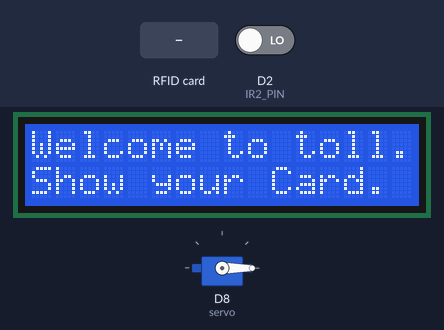
Bench run of a sketch on a simulated ESP8266 (NodeMCU). On the bench: 16×2 character LCD, servo. Wiring (inferred from the names in the program): IR receiver: data D0. The inputs (shaded band) are chosen by the test bench; at power-on: D2 (IR2_PIN) LOW. What the sketch prints to the serial monitor is not drawn.

Above: at 3.7 s.
3.8 s: RFID card FA E9 D4 83 held to the reader
At 6.0 s:
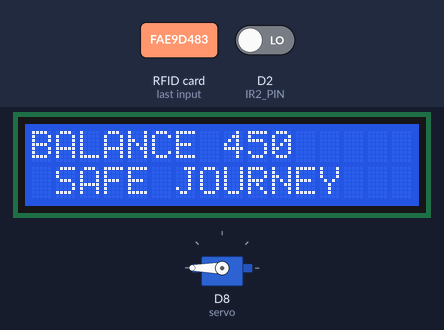
At 11.0 s:
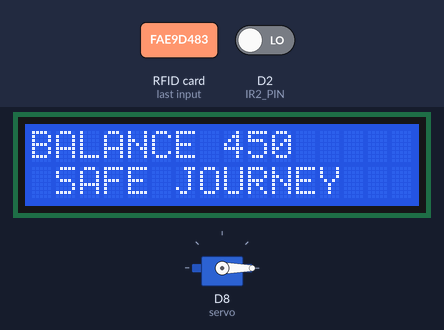
12.7 s: RFID card 5E 7A 19 C4 held to the reader
At 14.7 s:
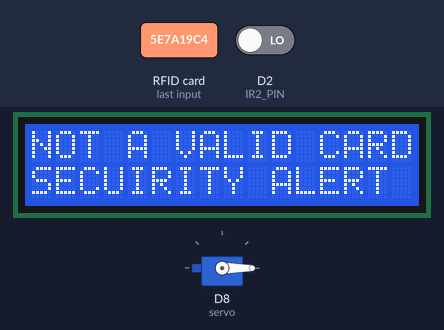
Timing chart, 0 to 16.2 s (numbered marks = the images above; inputs shaded):
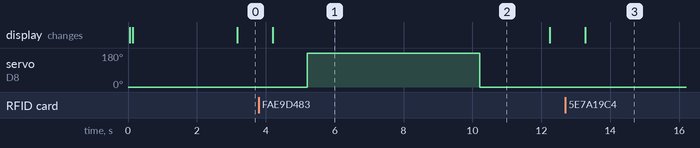

Measured:
- after the input at 3.8 s, servo on D8 (servo): 0° → 180° after 1.4 s, → 0° 5.0 s later; the display: changes after 0.41 s (image 1)
- after the input at 12.7 s, the display: changes after 0.58 s (image 3)
- what the display in image 1 shows lasts 8.0 s, from 4.2 s to 12.2 s

The sketch:

tollmcu.ino
```cpp
#define SS_PIN D4
#define RST_PIN D3
#define IR_PIN D0
#define IR2_PIN D2
#include <SPI.h>
#include <MFRC522.h>
#include <LiquidCrystal_I2C.h>
#include <Servo.h>

Servo servo;

int lcdColumns = 16;
int lcdRows = 2;
int val=0;
int val2=0;
int cardbalance = 500;
int a=0;
LiquidCrystal_I2C lcd(0x27, lcdColumns, lcdRows);
MFRC522 mfrc522(SS_PIN, RST_PIN);   // Create MFRC522 instance.
int statuss = 0;
int out = 0;
void setup()
{
  Serial.begin(9600);   // Initiate a serial communication
  SPI.begin();      // Initiate  SPI bus
  mfrc522.PCD_Init();   // Initiate MFRC522
  pinMode(IR_PIN, INPUT);
  lcd.init();
  lcd.backlight();
  lcd.setCursor(0, 0);
  lcd.print("IOT TOLL PLAZA !");
  lcd.setCursor(0,1);
  lcd.print("EVERYTHING IS OK");

  servo.attach(15); //D8

  servo.write(0);

delay(2000);
}
void loop()
{
  val = digitalRead(IR_PIN);
  val2 = digitalRead(IR2_PIN);

  Serial.println("***");
 Serial.println(val2);
 Serial.println("***");
 delay(1000);
 if(val==HIGH)
  {
    lcd.clear();
    lcd.setCursor(0, 0);
    lcd.print("Welcome to toll.");
    lcd.setCursor(0, 1);
    lcd.print("Show your Card.");
    a=1;
    delay(1000);
  }
  else
  {
//      lcd.setCursor(0, 0);
//    lcd.print("IOT TOLL PLAZA");
//    lcd.setCursor(0,1);
//    lcd.print("EVERYTHING IS OK");
//
  }

  // Look for new cards
  if ( ! mfrc522.PICC_IsNewCardPresent())
  {
    return;
  }
  // Select one of the cards
  if ( ! mfrc522.PICC_ReadCardSerial())
  {
    return;
  }
  //Show UID on serial monitor
  Serial.println();
  Serial.print(" UID tag :");
  String content= "";
  byte letter;
  for (byte i = 0; i < mfrc522.uid.size; i++)
  {
     Serial.print(mfrc522.uid.uidByte[i] < 0x10 ? " 0" : " ");
     Serial.print(mfrc522.uid.uidByte[i], HEX);
     content.concat(String(mfrc522.uid.uidByte[i] < 0x10 ? " 0" : " "));
     content.concat(String(mfrc522.uid.uidByte[i], HEX));
  }
  content.toUpperCase();
  Serial.println();

  if (content.substring(1) == "FA E9 D4 83") //change UID of the card that you want to give access
  {
    //Serial.println(" Access Granted ");
    //Serial.println(" Welcome Mr. Sumit Budhiraja");
    //delay(1000);
    //Serial.println(" Have FUN ");
    //Serial.println();
    if(cardbalance>0 && a==1){
      a=2;
     lcd.clear();
    cardbalance=cardbalance-50;
    lcd.setCursor(0, 0);
    lcd.print("BALANCE ");
    lcd.setCursor(8,0);
    lcd.print(cardbalance);
  //delay(1000);
  // clears the display to print new message
  //lcd.clear();
  // set cursor to first column, second row
  lcd.setCursor(0,1);
  lcd.print(" SAFE JOURNEY ");
  delay(1000);
  //lcd.clear();
    statuss = 1;
    servo.write(180);

    delay(5000);
     servo.write(0);
//    if(val2==1)
//    {
//      servo.write(0);
//      lcd.clear();
//      lcd.setCursor(0, 0);
//      lcd.print("Thanks for visit");
//      lcd.setCursor(0, 1);
//      lcd.print("System Ready..");
//    }
delay(1000);
    }
    else if(cardbalance<=0&&a==1)
    {
      lcd.clear();
      lcd.setCursor(0,0);
      lcd.print("ALERT! BALANCE:0");
      lcd.setCursor(0,1);
      lcd.print("Please Recharge");
    }
  }


  else   {
    //Serial.println(" Access Denied ");

    lcd.clear();
    lcd.setCursor(0, 0);
  // print message
  lcd.print("NOT A VALID CARD");
  //delay(1000);
  // clears the display to print new message
  //lcd.clear();
  // set cursor to first column, second row
  lcd.setCursor(0,1);
  lcd.print("SECUIRITY ALERT");
  delay(3000);
  lcd.clear();
    statuss = 1;
    //delay(3000);
    lcd.setCursor(0, 0);
  // print message
  lcd.print("IOT TOLL PLAZA");
  //delay(500);
  lcd.setCursor(0,1);
  lcd.print("Show your card");

  }
}
```
